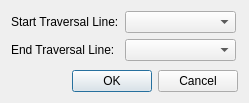
<?xml version="1.0" encoding="UTF-8"?>
<ui version="4.0">
 <class>GridCreatingConditionRiverSurveyRegionDialog</class>
 <widget class="QDialog" name="GridCreatingConditionRiverSurveyRegionDialog">
  <property name="geometry">
   <rect>
    <x>0</x>
    <y>0</y>
    <width>249</width>
    <height>103</height>
   </rect>
  </property>
  <property name="windowTitle">
   <string>Grid Creation</string>
  </property>
  <layout class="QVBoxLayout" name="verticalLayout">
   <item>
    <layout class="QHBoxLayout" name="horizontalLayout">
     <item>
      <layout class="QGridLayout" name="gridLayout">
       <item row="0" column="0">
        <widget class="QLabel" name="startLabel">
         <property name="text">
          <string>Start Traversal Line:</string>
         </property>
        </widget>
       </item>
       <item row="0" column="1">
        <widget class="QComboBox" name="startComboBox">
         <property name="minimumSize">
          <size>
           <width>111</width>
           <height>0</height>
          </size>
         </property>
        </widget>
       </item>
       <item row="1" column="0">
        <widget class="QLabel" name="endLabel">
         <property name="text">
          <string>End Traversal Line:</string>
         </property>
        </widget>
       </item>
       <item row="1" column="1">
        <widget class="QComboBox" name="endComboBox">
         <property name="minimumSize">
          <size>
           <width>111</width>
           <height>0</height>
          </size>
         </property>
        </widget>
       </item>
      </layout>
     </item>
     <item>
      <spacer name="horizontalSpacer">
       <property name="orientation">
        <enum>Qt::Horizontal</enum>
       </property>
       <property name="sizeHint" stdset="0">
        <size>
         <width>40</width>
         <height>20</height>
        </size>
       </property>
      </spacer>
     </item>
    </layout>
   </item>
   <item>
    <spacer name="verticalSpacer">
     <property name="orientation">
      <enum>Qt::Vertical</enum>
     </property>
     <property name="sizeHint" stdset="0">
      <size>
       <width>20</width>
       <height>0</height>
      </size>
     </property>
    </spacer>
   </item>
   <item>
    <widget class="QDialogButtonBox" name="buttonBox">
     <property name="orientation">
      <enum>Qt::Horizontal</enum>
     </property>
     <property name="standardButtons">
      <set>QDialogButtonBox::Cancel|QDialogButtonBox::Ok</set>
     </property>
    </widget>
   </item>
  </layout>
 </widget>
 <resources/>
 <connections>
  <connection>
   <sender>buttonBox</sender>
   <signal>accepted()</signal>
   <receiver>GridCreatingConditionRiverSurveyRegionDialog</receiver>
   <slot>accept()</slot>
   <hints>
    <hint type="sourcelabel">
     <x>248</x>
     <y>254</y>
    </hint>
    <hint type="destinationlabel">
     <x>157</x>
     <y>274</y>
    </hint>
   </hints>
  </connection>
  <connection>
   <sender>buttonBox</sender>
   <signal>rejected()</signal>
   <receiver>GridCreatingConditionRiverSurveyRegionDialog</receiver>
   <slot>reject()</slot>
   <hints>
    <hint type="sourcelabel">
     <x>316</x>
     <y>260</y>
    </hint>
    <hint type="destinationlabel">
     <x>286</x>
     <y>274</y>
    </hint>
   </hints>
  </connection>
 </connections>
</ui>
